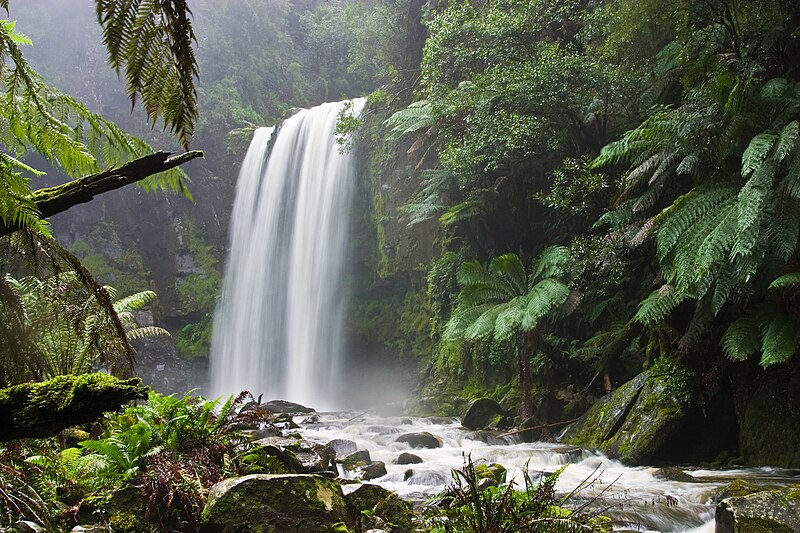
#> input picture spatial-filters/images/water-fall.jpg, 800 x 533 px
$ python histogram_cdf_visualization.py
#> lines starting #> are read from the running program, lines starting #| are printed output that depends on the picture
import numpy as np
import matplotlib.pyplot as plt
from tkinter import Tk
from tkinter.filedialog import askopenfilename
from PIL import Image

def histogram_cdf_equalization():
    # Sembunyikan jendela utama Tkinter
    Tk().withdraw()

    # Dialog pemilihan file
    file_path = askopenfilename(title="Pilih Gambar Grayscale", filetypes=[("Image files", "*.png *.jpg *.jpeg *.bmp")])
#> the answer given: ../../spatial-filters/images/water-fall.jpg
    if not file_path:
        print("Tidak ada file yang dipilih.")
        return

    # Membaca gambar dan konversi ke grayscale
    img = Image.open(file_path).convert('L')
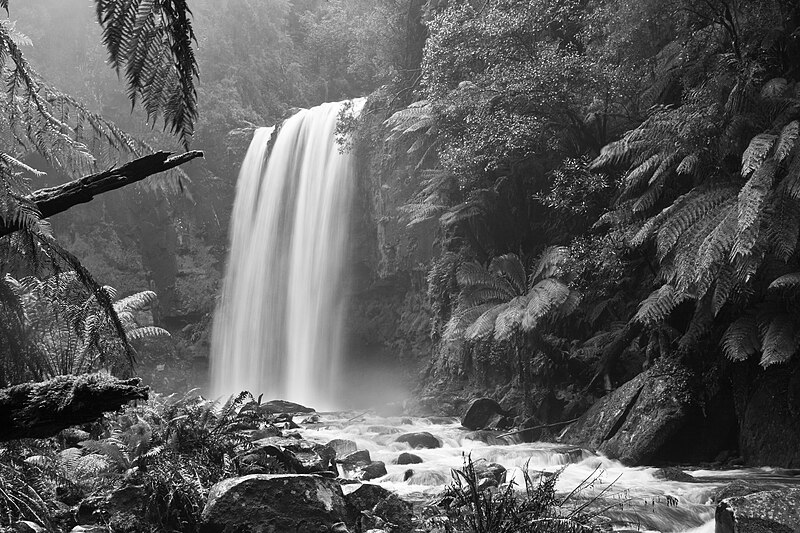
#> img: PIL image 800x533 L; min 0, max 255, mean 92.8
    img_np = np.array(img)

    # Flatten ke 1D
    flat = img_np.flatten()

    # Hitung histogram dan bins untuk gambar asli
    hist_original, bins = np.histogram(flat, bins=256, range=[0, 256])
#> hist_original = 256 values, max 3397 at index 38, min 70 at index 0, mean 1665.6; bins = 257 values from 0 to 256

    # Hitung CDF untuk gambar asli
    cdf_original = hist_original.cumsum()
#> cdf_original = 256 values from 70 to 426400
    cdf_original_normalized = cdf_original * float(hist_original.max()) / cdf_original.max()
#> cdf_original_normalized = 256 values from 0.558 to 3397

    # Proses equalization
    cdf_masked = np.ma.masked_equal(cdf_original, 0)
    cdf_normalized = (cdf_masked - cdf_masked.min()) * 255 / (cdf_masked.max() - cdf_masked.min())
    cdf_final = np.ma.filled(cdf_normalized, 0).astype('uint8')
#> cdf_final = 256 values from 0 to 255

    # Mapping ke CDF baru
    equalized_flat = cdf_final[flat]
    equalized_img = equalized_flat.reshape(img_np.shape)
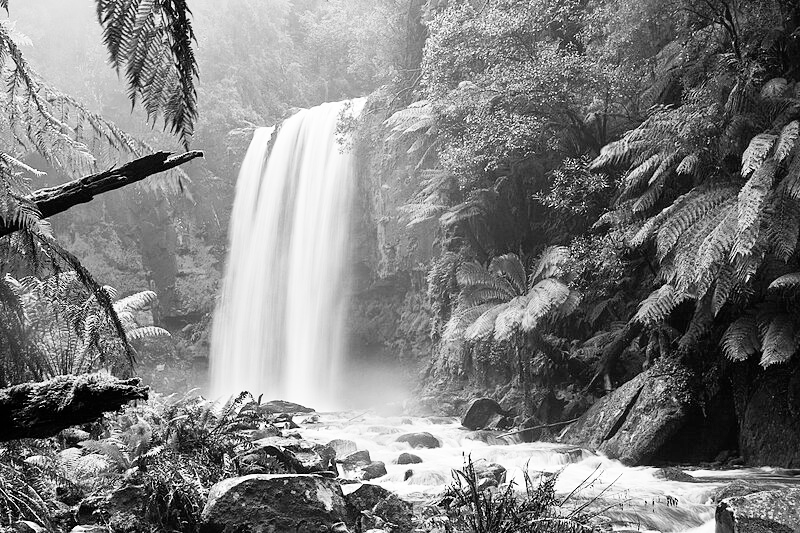
#> equalized_img: shape (533, 800); min 0, max 255, mean 127.6

    # Hitung histogram dan CDF untuk gambar hasil equalization
    hist_equalized, _ = np.histogram(equalized_flat, bins=256, range=[0, 256])
#> hist_equalized = 256 values, max 3397 at index 55, min 0 at index 7, mean 1665.6
    cdf_equalized = hist_equalized.cumsum()
#> cdf_equalized = 256 values from 1655 to 426400
    cdf_equalized_normalized = cdf_equalized * float(hist_equalized.max()) / cdf_equalized.max()
#> cdf_equalized_normalized = 256 values from 13.18 to 3397

    # Visualisasi hasil
    plt.figure(figsize=(15, 10))

    # Histogram Asli
    plt.subplot(2, 2, 1)
    plt.bar(bins[:-1], hist_original, width=1, color='gray')
    plt.title("Histogram Asli")
    plt.xlim([0, 256])
    plt.xlabel("Intensitas Piksel")
    plt.ylabel("Frekuensi")

    # CDF Asli
    plt.subplot(2, 2, 2)
    plt.plot(bins[:-1], cdf_original_normalized, color='blue')
    plt.title("CDF Asli")
    plt.xlim([0, 256])
    plt.xlabel("Intensitas Piksel")
    plt.ylabel("CDF")

    # Histogram Setelah Equalization
    plt.subplot(2, 2, 3)
    plt.bar(bins[:-1], hist_equalized, width=1, color='black')
    plt.title("Histogram Setelah Equalization")
    plt.xlim([0, 256])
    plt.xlabel("Intensitas Piksel")
    plt.ylabel("Frekuensi")

    # CDF Setelah Equalization
    plt.subplot(2, 2, 4)
    plt.plot(bins[:-1], cdf_equalized_normalized, color='red')
    plt.title("CDF Setelah Equalization")
    plt.xlim([0, 256])
    plt.xlabel("Intensitas Piksel")
    plt.ylabel("CDF")

    plt.tight_layout()
    plt.show()
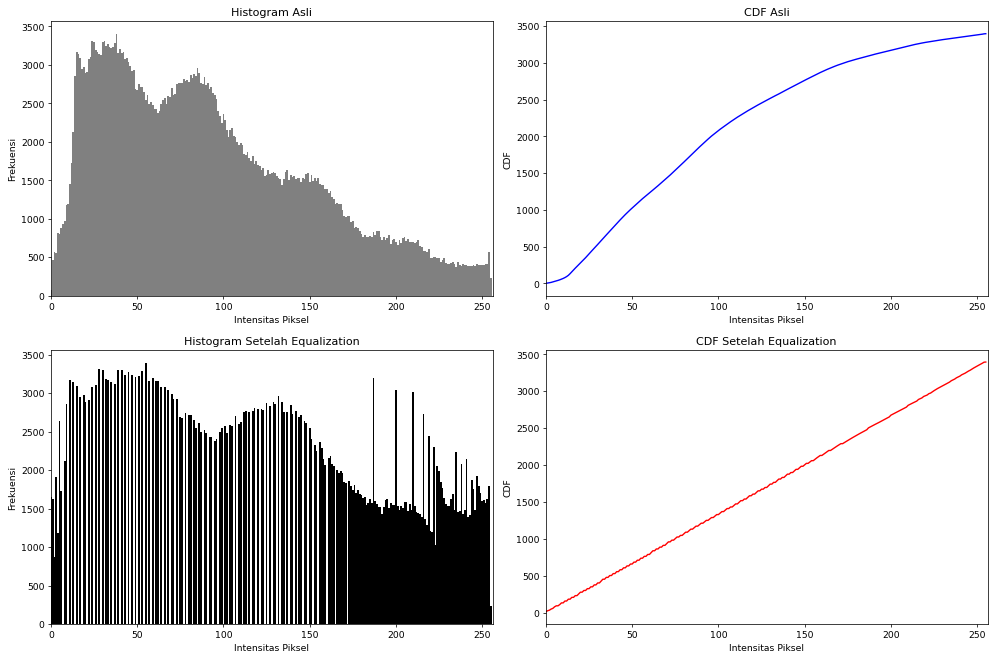
#> figure drawn by matplotlib, 4 panels; panel 1: tallest bar 3397 high, from x = 37.5 to 38.5; panel 2: curve peaks at x = 255, y = 3397; panel 3: tallest bar 3397 high, from x = 54.5 to 55.5; panel 4: curve peaks at x = 255, y = 3397

    # Simpan hasil jika perlu
    # Image.fromarray(equalized_img).save("equalized_output.png")

if __name__ == "__main__":
    histogram_cdf_equalization()

$ run again, on spatial-filters/images/sobel.PNG
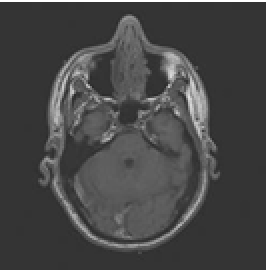
#> input picture spatial-filters/images/sobel.PNG, 134 x 136 px (shown 2 times larger)
#> flat = 18224 values, max 255 at index 0, min 40 at index 5808, mean 72.9
#> hist_original = 256 values, max 8954 at index 52, min 0 at index 0, mean 71.19; bins = 257 values from 0 to 256
#> cdf_original = 256 values from 0 to 18224
#> cdf_original_normalized = 256 values from 0 to 8954
#> cdf_final = 256 values from 0 to 255
#> equalized_flat = 18224 values, max 255 at index 0, min 0 at index 869, mean 158.4
#> in histogram_cdf_equalization, `equalized_img = equalized_flat.reshape(img_np.shape)`:
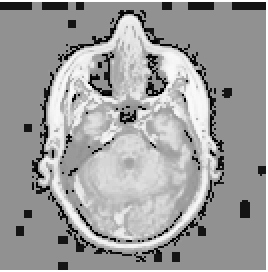
#> equalized_img: shape (136, 134) (shown 2 times larger); min 0, max 255, mean 158.4
#> hist_equalized = 256 values, max 8954 at index 145, min 0 at index 3, mean 71.19
#> cdf_equalized = 256 values from 49 to 18224
#> cdf_equalized_normalized = 256 values from 24.08 to 8954
#> in histogram_cdf_equalization, `plt.show()`:
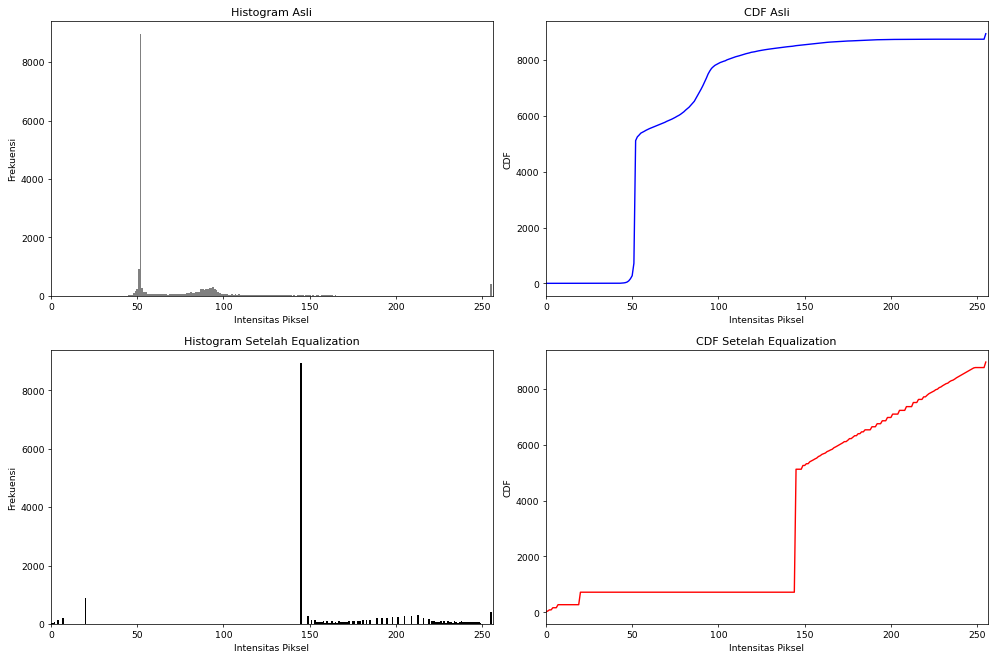
#> figure drawn by matplotlib, 4 panels; panel 1: tallest bar 8954 high, from x = 51.5 to 52.5; panel 2: curve peaks at x = 255, y = 8954; panel 3: tallest bar 8954 high, from x = 144.5 to 145.5; panel 4: curve peaks at x = 255, y = 8954
